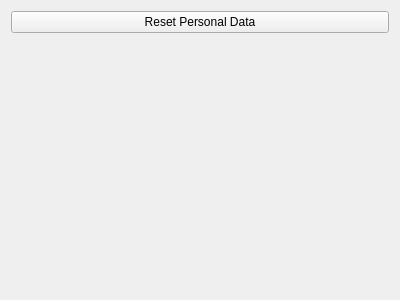
<?xml version="1.0" encoding="UTF-8"?>
<ui version="4.0">
 <class>Form</class>
 <widget class="QWidget" name="Form">
  <property name="geometry">
   <rect>
    <x>0</x>
    <y>0</y>
    <width>400</width>
    <height>300</height>
   </rect>
  </property>
  <property name="windowTitle">
   <string>Form</string>
  </property>
  <layout class="QHBoxLayout" name="horizontalLayout_2">
   <item>
    <layout class="QVBoxLayout" name="verticalLayout">
     <item>
      <widget class="QPushButton" name="Reset_button">
       <property name="text">
        <string>Reset Personal Data</string>
       </property>
      </widget>
     </item>
     <item>
      <spacer name="verticalSpacer">
       <property name="orientation">
        <enum>Qt::Vertical</enum>
       </property>
       <property name="sizeHint" stdset="0">
        <size>
         <width>20</width>
         <height>40</height>
        </size>
       </property>
      </spacer>
     </item>
    </layout>
   </item>
  </layout>
 </widget>
 <resources/>
 <connections/>
</ui>
